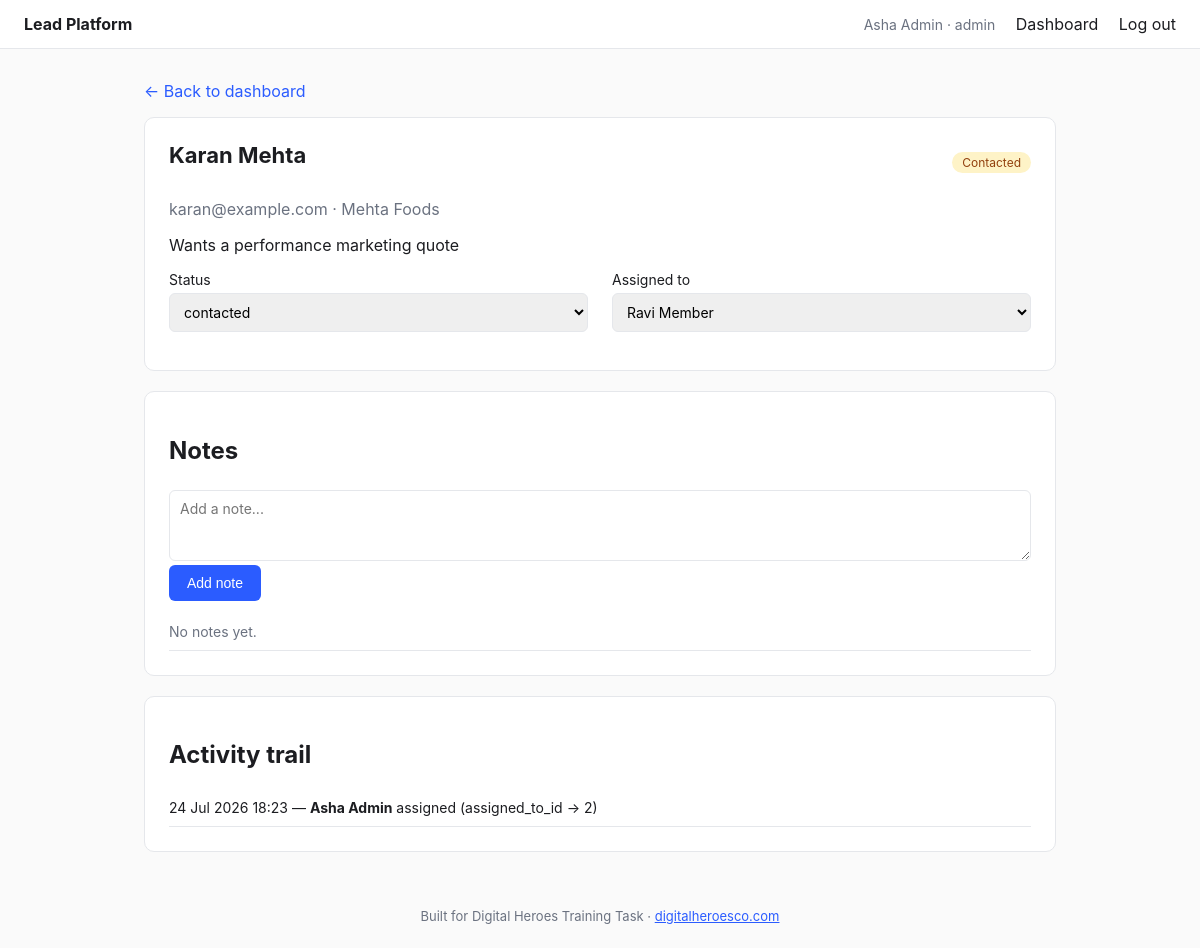
Page /leads/2 (signed in) on the committed database.
### models.py (models this page shows, shortened)
class User(UserMixin, db.Model):
    __tablename__ = "users"
    id = db.Column(db.Integer, primary_key=True)
    name = db.Column(db.String(120), nullable=False)
    email = db.Column(db.String(120), unique=True, nullable=False)
    password_hash = db.Column(db.String(255), nullable=False)
    role = db.Column(db.String(20), nullable=False, default="member")
    created_at = db.Column(db.DateTime, default=datetime.utcnow)
    assigned_leads = db.relationship("Lead", backref="assignee", foreign_keys="Lead.assigned_to_id")
    @property
    def is_admin(self):
        return self.role == "admin"

class Lead(db.Model):
    __tablename__ = "leads"
    id = db.Column(db.Integer, primary_key=True)
    full_name = db.Column(db.String(120), nullable=False)
    email = db.Column(db.String(120), nullable=False)
    phone = db.Column(db.String(30))
    company = db.Column(db.String(120))
    message = db.Column(db.Text)
    source = db.Column(db.String(50), default="web_form")
    status = db.Column(db.String(20), nullable=False, default="new")
    assigned_to_id = db.Column(db.Integer, db.ForeignKey("users.id"), nullable=True)
    created_at = db.Column(db.DateTime, default=datetime.utcnow)
    updated_at = db.Column(db.DateTime, default=datetime.utcnow, onupdate=datetime.utcnow)
    notes = db.relationship("Note", backref="lead", cascade="all, delete-orphan", lazy="dynamic")
    activities = db.relationship("ActivityLog", backref="lead", cascade="all, delete-orphan", lazy="dynamic")

class ActivityLog(db.Model):
    __tablename__ = "activity_logs"
    id = db.Column(db.Integer, primary_key=True)
    lead_id = db.Column(db.Integer, db.ForeignKey("leads.id"), nullable=False)
    actor_id = db.Column(db.Integer, db.ForeignKey("users.id"), nullable=True)
    action = db.Column(db.String(50), nullable=False)  # e.g. "status_changed", "assigned", "note_added"
    detail = db.Column(db.String(255))
    created_at = db.Column(db.DateTime, default=datetime.utcnow)
    actor = db.relationship("User")

### app.py (the view)
@app.route("/leads/<int:lead_id>")
@login_required
def lead_detail(lead_id):
    lead = Lead.query.get_or_404(lead_id)
    if not can_view_lead(current_user, lead):
        return render_template("403.html"), 403
    members = User.query.filter_by(role="member").all() if current_user.is_admin else []
    notes = lead.notes.order_by(Note.created_at.desc()).all()
    activities = lead.activities.order_by(ActivityLog.created_at.desc()).all()
    return render_template(
        "lead_detail.html", lead=lead, members=members, statuses=LEAD_STATUSES,
        notes=notes, activities=activities,
    )

### app.py (called while the page is built)
@login_manager.user_loader
def load_user(user_id):
    return User.query.get(int(user_id))

def can_view_lead(user, lead):
    return user.is_admin or lead.assigned_to_id == user.id

### templates/lead_detail.html (shortened to what this page needs)
{% extends "base.html" %}
{% block content %}
<a href="{{ url_for('dashboard') }}" class="back-link">&larr; Back to dashboard</a>
<div class="card">
  <div class="row-between">
    <h1>{{ lead.full_name }}</h1>
    <span class="pill pill-{{ lead.status }}" id="status-pill">{{ lead.status }}</span>
  </div>
  <p class="muted">{{ lead.email }}{% if lead.phone %} · {{ lead.phone }}{% endif %}{% if lead.company %} · {{ lead.company }}{% endif %}</p>
  {% if lead.message %}<p>{{ lead.message }}</p>{% endif %}
  <div class="controls-row">
    <label>Status
      <select id="status-select">
        {% for s in statuses %}
        <option value="{{ s }}" {{ 'selected' if s == lead.status else '' }}>{{ s }}</option>
        {% endfor %}
      </select>
    </label>
    {% if current_user.is_admin %}
    <label>Assigned to
      <select id="assignee-select">
        {% for m in members %}
        <option value="{{ m.id }}" {{ 'selected' if lead.assigned_to_id == m.id else '' }}>{{ m.name }}</option>
        {% endfor %}
      </select>
    </label>
    {% endif %}
  </div>
</div>
<div class="card">
  <h2>Notes</h2>
  <form id="note-form">
    <textarea id="note-body" rows="3" placeholder="Add a note..."></textarea>
    <button type="submit">Add note</button>
  </form>
  <ul id="notes-list" class="notes-list">
    {% for note in notes %}
    <li><strong>{{ note.author.name if note.author else 'Unknown' }}</strong> · {{ note.created_at.strftime('%d %b %Y %H:%M') }}<br>{{ note.body }}</li>
    {% else %}
    <li class="muted">No notes yet.</li>
    {% endfor %}
  </ul>
</div>
<div class="card">
  <h2>Activity trail</h2>
  <ul class="activity-list">
    {% for a in activities %}
    <li>{{ a.created_at.strftime('%d %b %Y %H:%M') }} — <strong>{{ a.actor.name if a.actor else 'system' }}</strong> {{ a.action }}{% if a.detail %} ({{ a.detail }}){% endif %}</li>
    {% else %}
    <li class="muted">No activity yet.</li>
    {% endfor %}
  </ul>
</div>
{% endblock %}

### templates/base.html (shortened to what this page needs)
<!doctype html>
<html lang="en">
<head>
  <link rel="stylesheet" href="{{ url_for('static', filename='css/style.css') }}">
</head>
<body>
  <header class="topbar">
    <a class="brand" href="{{ url_for('dashboard') if current_user.is_authenticated else url_for('capture_form') }}">Lead Platform</a>
    <nav>
      {% if current_user.is_authenticated %}
        <span class="who">{{ current_user.name }} · {{ current_user.role }}</span>
        <a href="{{ url_for('dashboard') }}">Dashboard</a>
        <a href="{{ url_for('logout') }}">Log out</a>
      {% else %}
        <a href="{{ url_for('login') }}">Log in</a>
      {% endif %}
    </nav>
  </header>
  <main class="container">
    {% block content %}{% endblock %}
  </main>
  <footer class="site-footer">
    Built for Digital Heroes Training Task · <a href="https://digitalheroesco.com" target="_blank" rel="noopener">digitalheroesco.com</a>
  </footer>
</body>
</html>

### static/css/style.css (style rules this page uses)
:root { --ink: #1c1d21; --muted: #6b7280; --line: #e5e7eb; --accent: #2b5cff; --bg: #fafafa; }
* { box-sizing: border-box; }
body { font-family: -apple-system, BlinkMacSystemFont, "Segoe UI", Roboto, sans-serif; margin: 0; color: var(--ink); background: var(--bg); }
.topbar { display: flex; justify-content: space-between; align-items: center; padding: 14px 24px; border-bottom: 1px solid var(--line); background: #fff; }
.brand { font-weight: 700; text-decoration: none; color: var(--ink); }
nav a { margin-left: 16px; color: var(--ink); text-decoration: none; }
.who { color: var(--muted); font-size: 14px; }
.container { max-width: 960px; margin: 32px auto; padding: 0 24px; }
.card { background: #fff; border: 1px solid var(--line); border-radius: 10px; padding: 24px; margin-bottom: 20px; }
h1 { margin-top: 0; font-size: 22px; }
.muted { color: var(--muted); }
label { display: block; margin-bottom: 14px; font-size: 14px; }
input, textarea, select { width: 100%; padding: 9px 10px; margin-top: 5px; border: 1px solid var(--line); border-radius: 6px; font-size: 14px; font-family: inherit; }
button { background: var(--accent); color: #fff; border: none; padding: 10px 18px; border-radius: 6px; font-size: 14px; cursor: pointer; }
.row-between { display: flex; justify-content: space-between; align-items: center; }
.pill { display: inline-block; padding: 3px 10px; border-radius: 999px; font-size: 12px; text-transform: capitalize; background: #eee; }
.pill-contacted { background: #fef3c7; color: #92400e; }
.controls-row { display: flex; gap: 24px; margin-top: 16px; }
.controls-row label { flex: 1; }
.back-link { display: inline-block; margin-bottom: 16px; color: var(--accent); text-decoration: none; }
.notes-list, .activity-list { list-style: none; padding: 0; margin: 12px 0 0; }
.notes-list li, .activity-list li { padding: 10px 0; border-bottom: 1px solid var(--line); font-size: 14px; }
.site-footer { text-align: center; color: var(--muted); font-size: 13px; padding: 24px; }
.site-footer a { color: var(--accent); }

### rows in the picture
User: name "Asha Admin", role "admin"
Lead: full_name "Karan Mehta", status "Contacted", email "karan@example.com", company "Mehta Foods", message "Wants a performance marketing quote"
ActivityLog: created_at "24 Jul 2026 18:23", actor "Asha Admin", action "assigned", detail "assigned_to_id -> 2"

### other values in the picture
form field value "contacted"
form field value "Ravi Member"
